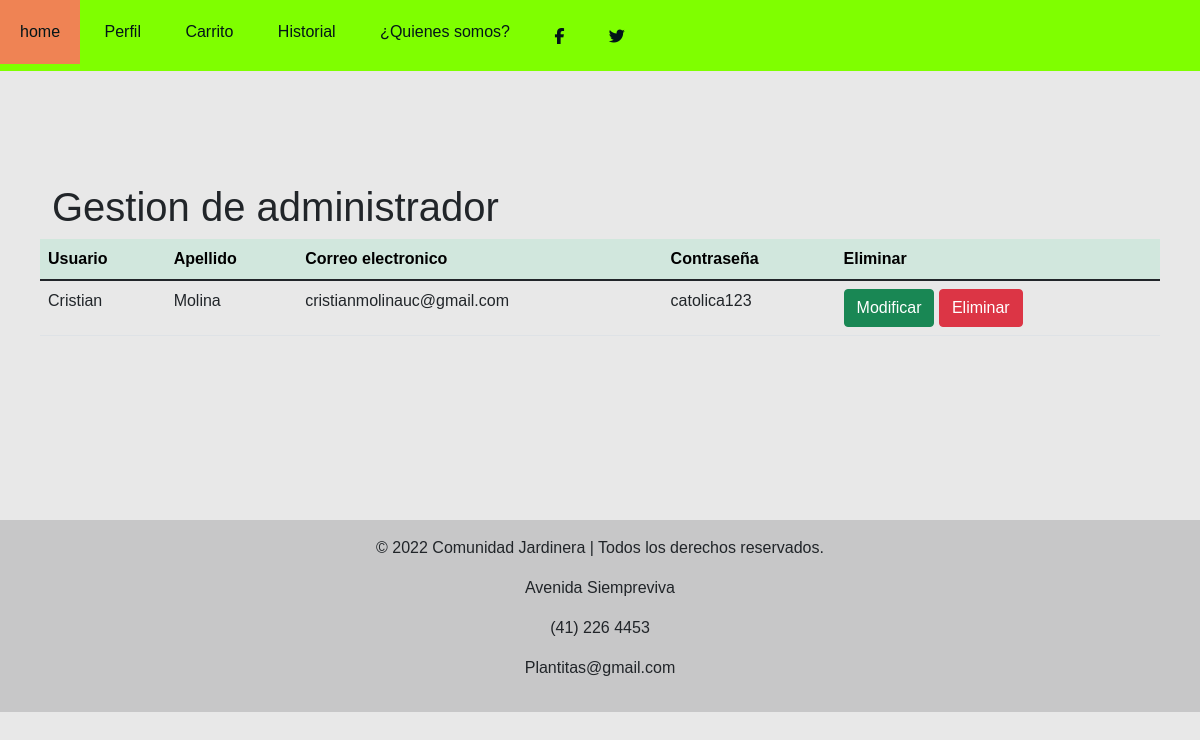
/adm/, run on the app's committed database.
### app/models.py (models this page shows, shortened)
class Usuario(models.Model):
    nombre = models.CharField(max_length=50)
    apellido = models.CharField(max_length=50)
    email = models.EmailField(max_length=100)
    password = models.CharField(max_length=50)

### app/views.py (the view)
# urls.py: path('adm/',adm, name="adm" ),
def adm(request):
    usuarios = Usuario.objects.all()
    data = {
        'usuarios': usuarios
    }
    return render(request,'app/adm.html',data)

### app/templates/app/adm.html (shortened to what this page needs)
<!DOCTYPE html>
<html lang="es">
<head>
<link href="https://cdn.jsdelivr.net/npm/bootstrap@5.1.3/dist/css/bootstrap.min.css" rel="stylesheet">
{%load static%}
<link rel="stylesheet" href="{% static 'style.css'%}">
</head>
<body>
    <ul class="menu">
        <li><a href="{% url 'home'%}">home </a> </li>
        <li><a href="{% url 'perfil'%}">Perfil </a> </li>
        <li><a href="{% url 'carrito'%}">Carrito </a> </li>
        <li><a href="{% url 'historial'%}">Historial</a> </li>
        <li><a href="{% url 'quienes'%}">¿Quienes somos? </a>
        </li>
        <li><a href="#" class="fa fa-facebook"></a></li>
        <li><a href="#" class="fa fa-twitter"></a></li>
    </ul>
    <br>
    <br>
    <br>
    <br>
    {%load humanize%}
        <div class="container-fluid px-5 mt-3 ">
            <div class="row">
                <h1 class="display-6">Gestion de administrador</h1>
            </div>
            <div class="row">
                <table class="table table-stripped table-hover table-responsive">
                    <thead class="table-success">
                      <tr>
                        <th> Usuario</th>
                        <th>Apellido</th>
                        <th>Correo electronico</th>
                        <th> Contraseña</th>
                        <th>Eliminar</th>
                      </tr>
                    </thead>
                    {% for u in usuarios %}
                      <tr>
                        <td>{{u.nombre}}</td>
                        <td>{{u.apellido}}</td>
                        <td>{{u.email}}</td>
                        <td>{{u.password}}</td>
                        <td>
                            <a href="{% url 'modificarusuario' u.id %}" class="btn btn-success">Modificar</a>
                            <a href="{% url 'eliminarusuario' u.id %}"class="btn btn-danger">Eliminar</a>
                        </td>
                      </tr>
                    {% endfor %}
                  </table>
            </div>
        </div>
        <br>
        <br>
        <br>
        <br>
        <br>
        <br>
        <br>
        <footer class="bg-light text-center text-lg-start footer-style">
            <div class="text-center p-3" style="background-color: rgba(0, 0, 0, 0.2);">
                <p>© 2022 Comunidad Jardinera | Todos los derechos reservados.</p>
                <p> Avenida Siempreviva </p>
                <p> (41) 226 4453</p>
                <p> Plantitas@gmail.com</p>
            </div>
        </footer>
</body>
</html>

### app/static/style.css (style rules this page uses)
* { overflow-x: hidden; }
body { font-family: 'Franklin Gothic Medium', 'Arial Narrow', Arial, sans-serif ; background: #e8e8e8; }
.menu { list-style:none; padding: 0; background:chartreuse; ; width:100%; max-width: 1900px; margin: auto; }
.menu li a { text-decoration: none; color: rgb(3, 21, 24); padding: 20px; display: block; }
.menu li { display: inline-block; text-align: center; }
.row { display: flex; flex-wrap: wrap; padding: 0 4px; }

### data on the page
Usuario: nombre "Cristian", apellido "Molina", email "cristianmolinauc@gmail.com", password "catolica123"
